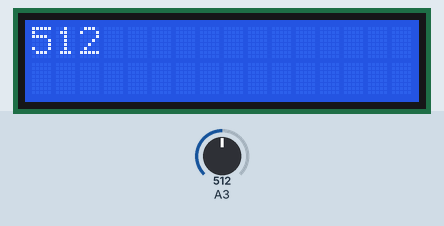
A sketch run on a simulated Arduino Uno, built with avr-gcc and run on an emulated ATmega328P. Parts: 16×2 character LCD. Inputs (shaded band) come from the test bench; at power-on: A3 = 512.

Above: at 1.3 s.
1.4 s: A3 set to 716
At 2.7 s:
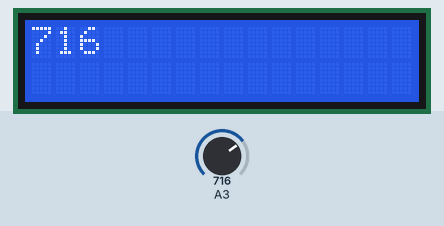
3.0 s: A3 set to 900
At 3.5 s:
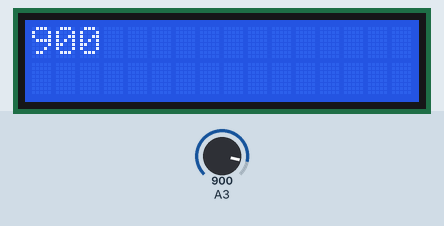
4.6 s: A3 set to 1023
At 5.6 s:
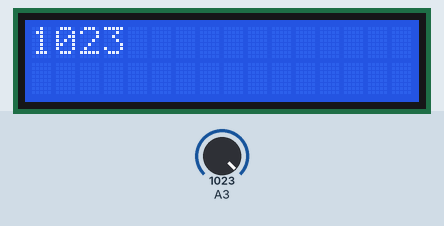
Timing chart, 0 to 7.6 s (numbered marks = the images above; inputs shaded):
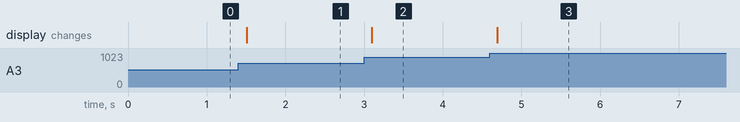

The sketch:

project_9_steam_sensor.ino
```cpp
#include <Wire.h>
#include <LiquidCrystal_I2C.h>
int val = 0;
LiquidCrystal_I2C lcd (0x27,16,2);

void setup () {
  lcd.init ();
  lcd.init ();
  lcd.backlight ();
}
void loop () {
  val = analogRead (A3);
  lcd.clear ();
  lcd.print (val);
  delay(100);
}
```

Measured:
- after the input at 1.4 s, the display: changes after 0.11 s (image 1)
- after the input at 3.0 s, the display: changes after 0.10 s (image 2)
- after the input at 4.6 s, the display: changes after 0.09 s (image 3)
